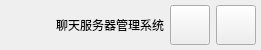
    <widget class="QWidget" name="widgetWinTitle" native="true">
     <property name="maximumSize">
      <size>
       <width>16777215</width>
       <height>50</height>
      </size>
     </property>
     <layout class="QHBoxLayout" name="horizontalLayout">
      <property name="leftMargin">
       <number>10</number>
      </property>
      <property name="topMargin">
       <number>5</number>
      </property>
      <property name="rightMargin">
       <number>5</number>
      </property>
      <property name="bottomMargin">
       <number>5</number>
      </property>
      <item>
       <widget class="QLabel" name="labelWinIcon">
        <property name="minimumSize">
         <size>
          <width>40</width>
          <height>40</height>
         </size>
        </property>
        <property name="maximumSize">
         <size>
          <width>40</width>
          <height>40</height>
         </size>
        </property>
        <property name="text">
         <string/>
        </property>
        <property name="pixmap">
         <pixmap resource="MainWindow.qrc">:/resource/background/desktop.png</pixmap>
        </property>
        <property name="scaledContents">
         <bool>true</bool>
        </property>
       </widget>
      </item>
      <item>
       <widget class="QLabel" name="labelWinTitle">
        <property name="text">
         <string>聊天服务器管理系统</string>
        </property>
        <property name="alignment">
         <set>Qt::AlignCenter</set>
        </property>
       </widget>
      </item>
      <item>
       <widget class="QPushButton" name="btnWinMin">
        <property name="minimumSize">
         <size>
          <width>40</width>
          <height>40</height>
         </size>
        </property>
        <property name="maximumSize">
         <size>
          <width>40</width>
          <height>40</height>
         </size>
        </property>
        <property name="text">
         <string/>
        </property>
        <property name="icon">
         <iconset resource="MainWindow.qrc">
          <normaloff>:/resource/common/ic_min.png</normaloff>:/resource/common/ic_min.png</iconset>
        </property>
        <property name="iconSize">
         <size>
          <width>30</width>
          <height>30</height>
         </size>
        </property>
       </widget>
      </item>
      <item>
       <widget class="QPushButton" name="btnWinClose">
        <property name="minimumSize">
         <size>
          <width>40</width>
          <height>40</height>
         </size>
        </property>
        <property name="maximumSize">
         <size>
          <width>40</width>
          <height>40</height>
         </size>
        </property>
        <property name="text">
         <string/>
        </property>
        <property name="icon">
         <iconset resource="MainWindow.qrc">
          <normaloff>:/resource/common/ic_close_white.png</normaloff>:/resource/common/ic_close_white.png</iconset>
        </property>
        <property name="iconSize">
         <size>
          <width>30</width>
          <height>30</height>
         </size>
        </property>
       </widget>
      </item>
     </layout>
    </widget>
